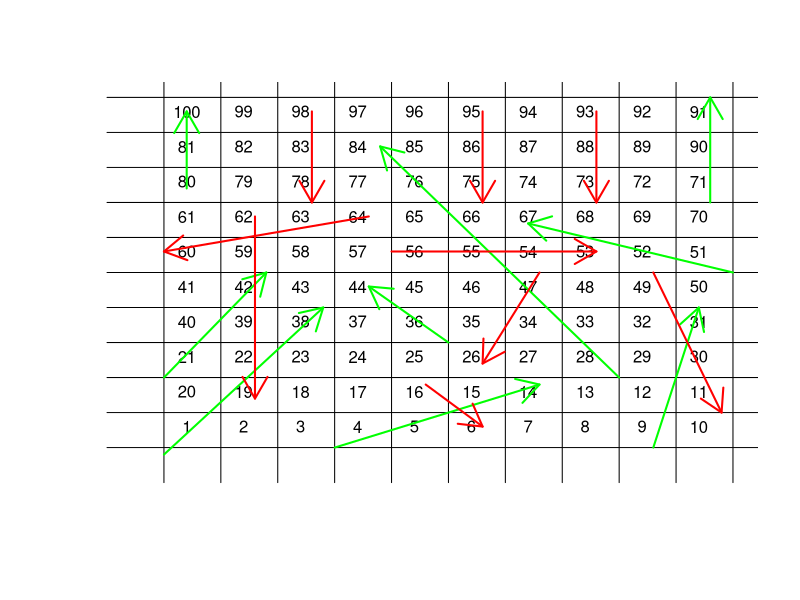
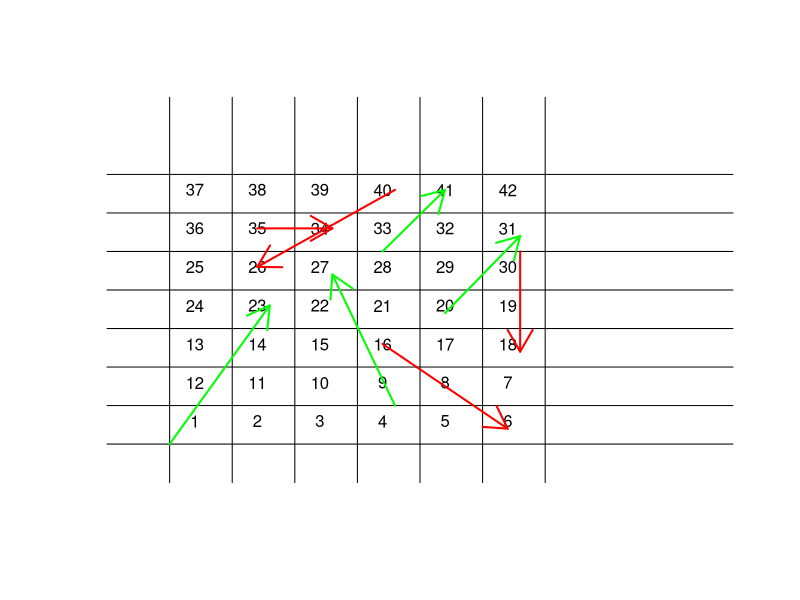

Recreate these plots in R, in order. (Note: this script raises an error after producing the figures.)
# Stats 102A HW 2
## Part 1
Board <- list("nrow" = 10, "ncol" = 10, "Chutes" =  '98, 95, 93, 87, 64, 62, 56, 49, 47, 16',
              "Ladders" = '1, 4, 9, 21, 28, 36, 51, 71, 80', "Start Point" = '1', 
              "End Point" = '100')
Board



## Part 2
show_board <- function(miniboard = FALSE) {
  if(miniboard == FALSE) {
plot.new()
# Vertical Line
plot.window(xlim = c(0, 55), ylim = c(0, 55))
segments(x0 = seq(from = 5, to = 55, by = 5), x1 = seq(from = 5, to = 55, by = 5), 
         y0 = 0, y1 = 100)
# Horizontal Line
segments(x0 = 0, x1 = 100, 
         y0 = seq(from = 5, to = 55, by = 5), y1 = seq(from = 5, to = 55, by = 5))
text(x = seq(from = 7, to = 55, by = 5), y = 8, label = '1':'10')
text(x = seq(from = 7, to = 55, by = 5), y = 13, label = '20':'11')
text(x = seq(from = 7, to = 55, by = 5), y = 18, label = '21':'30')
text(x = seq(from = 7, to = 55, by = 5), y = 23, label = '40':'31')
text(x = seq(from = 7, to = 55, by = 5), y = 28, label = '41':'50')
text(x = seq(from = 7, to = 55, by = 5), y = 33, label = '60':'51')
text(x = seq(from = 7, to = 55, by = 5), y = 38, label = '61':'70')
text(x = seq(from = 7, to = 55, by = 5), y = 43, label = '80':'71')
text(x = seq(from = 7, to = 55, by = 5), y = 48, label = '81':'90')
text(x = seq(from = 7, to = 55, by = 5), y = 53, label = '100':'91')

arrows(x0 = 5, x1 = 19, 
       y0 = 4, y1 = 25, col = 'green', lwd = 2)
arrows(x0 = 20, x1 = 38, 
       y0 = 5, y1 = 14, col = 'green', lwd = 2)
arrows(x0 = 48, x1 = 52, 
       y0 = 5, y1 = 25, col = 'green', lwd = 2)
arrows(x0 = 5, x1 = 14, 
       y0 = 15, y1 = 30, col = 'green', lwd = 2)
arrows(x0 = 45, x1 = 24, 
       y0 = 15, y1 = 48, col = 'green', lwd = 2)
arrows(x0 = 30, x1 = 23, 
       y0 = 20, y1 = 28, col = 'green', lwd = 2)
arrows(x0 = 55, x1 = 37, 
       y0 = 30, y1 = 37, col = 'green', lwd = 2)
arrows(x0 = 53, x1 = 53, 
       y0 = 40, y1 = 55, col = 'green', lwd = 2)
arrows(x0 = 7, x1 = 7, 
       y0 = 42, y1 = 53, col = 'green', lwd = 2)

arrows(x0 = 18, x1 = 18, 
       y0 = 53, y1 = 40, col = 'red', lwd = 2)
arrows(x0 = 33, x1 = 33, 
       y0 = 53, y1 = 40, col = 'red', lwd = 2)
arrows(x0 = 43, x1 = 43, 
       y0 = 53, y1 = 40, col = 'red', lwd = 2)
arrows(x0 = 23, x1 = 5, 
       y0 = 38, y1 = 33, col = 'red', lwd = 2)
arrows(x0 = 13, x1 = 13, 
       y0 = 38, y1 = 12, col = 'red', lwd = 2)
arrows(x0 = 25, x1 = 43, 
       y0 = 33, y1 = 33, col = 'red', lwd = 2)
arrows(x0 = 48, x1 = 54, 
       y0 = 30, y1 = 10, col = 'red', lwd = 2)
arrows(x0 = 38, x1 = 33, 
       y0 = 30, y1 = 17, col = 'red', lwd = 2)
arrows(x0 = 28, x1 = 33, 
       y0 = 14, y1 = 8, col = 'red', lwd = 2)
}
  else {
    plot.new()
    plot.window(xlim = c(0, 50), ylim = c(0, 50))
    segments(x0 = seq(from = 5, to = 35, by = 5), x1 = seq(from = 5, to = 35, by = 5), 
             y0 = 0, y1 = 50)
    segments(x0 = 0, x1 = 50, 
             y0 = seq(from = 5, to = 40, by = 5), y1 = seq(from = 5, to = 40, by = 5))
    text(x = seq(from = 7, to = 35, by = 5), y = 8, label = '1':'6')
    text(x = seq(from = 7, to = 35, by = 5), y = 13, label = '12':'7')
    text(x = seq(from = 7, to = 35, by = 5), y = 18, label = '13':'18')
    text(x = seq(from = 7, to = 35, by = 5), y = 23, label = '24':'19')
    text(x = seq(from = 7, to = 35, by = 5), y = 28, label = '25':'30')
    text(x = seq(from = 7, to = 35, by = 5), y = 33, label = '36':'31')
    text(x = seq(from = 7, to = 35, by = 5), y = 38, label = '37':'42')
    
    arrows(x0 = 5, x1 = 13, 
           y0 = 5, y1 = 23, col = 'green', lwd = 2)
    arrows(x0 = 23, x1 = 18, 
           y0 = 10, y1 = 27, col = 'green', lwd = 2)
    arrows(x0 = 27, x1 = 33, 
           y0 = 22, y1 = 32, col = 'green', lwd = 2)
    arrows(x0 = 22, x1 = 27, 
           y0 = 30, y1 = 38, col = 'green', lwd = 2)
    
    arrows(x0 = 22, x1 = 32, 
           y0 = 18, y1 = 7, col = 'red', lwd = 2)
    arrows(x0 = 33, x1 = 33, 
           y0 = 30, y1 = 17, col = 'red', lwd = 2)
    arrows(x0 = 12, x1 = 18, 
           y0 = 33, y1 = 33, col = 'red', lwd = 2)
    arrows(x0 = 23, x1 = 12, 
           y0 = 38, y1 = 28, col = 'red', lwd = 2)
}
}

## TEST!!!!!!!!
show_board()



# Part 3
## Miniboard is done with TRUE!
show_board(miniboard = TRUE)



# Part 4
## For Ladders
func1 <- function(newposition) {
  Ladders <- rbind(c(1, 38), c(4, 14), c(9, 31), c(21, 42), c(28, 84), c(36, 44), 
                   c(51, 67), c(71, 91), c(80, 100))
  if(any(Ladders[, 1]) == newposition) {
    row1 <- Ladders[Ladders[,1] == 1]
    newval1 <- row1[2]
  }
  else {
    newval1 <- newposition
  }
  newval1
}

## For Chutes
func2 <- function(newposition) {
  Chutes <- rbind(c(98, 78), c(95, 75), c(93, 73),c(64, 60), c(62, 19), c(56, 53), 
                  c(49, 11), c(47, 26), c(16, 6))
  if(any(Chutes[, 1]) == newposition) {
    row2 <- Chutes[Chutes[,1] == 1]
    newval2 <- row2[2]
  }
  else {
    newval2 <- newposition
  }
  newval2
}

##GAME!
play_solo <- function(x, verbose) {
  # Using by rows for our Chutes or Ladders
  # c("land on", "moved to")
  # Possibly separate Chutes and Ladders
  Ladders <- rbind(c(1, 38), c(4, 14), c(9, 31), c(21, 42), c(28, 84), c(36, 44), 
                   c(51, 67), c(71, 91), c(80, 100))
  Chutes <- rbind(c(98, 78), c(95, 75), c(93, 73),c(64, 60), c(62, 19), c(56, 53), 
                  c(49, 11), c(47, 26), c(16, 6))
  
  newposition <- 0
  oldposition <- 0
  possiblemove <- 0
  turns <- 0
  moves <- 0
  ladders_tally <- 0
  chutes_tally <- 0
  
  if(verbose == TRUE) {
  
    while(all(oldposition < 100)) {
    cat("Turns:", turns + 1, "\n")
    cat("Started at:", oldposition, "\n")
    spin <- sample(1:6, 1)
    cat("Spin Landed On:", spin, "\n")
    possiblemove <- (oldposition + spin)
    if(possiblemove > 100) {
      while(possiblemove > 100) {
        cat("The number is over 100! \n", "Spin Again Please! \n")
        spin <- sample(1:6, 1)
        possiblemove <- oldposition + spin
      }
    }
    newposition <- possiblemove
    temp1 <- newposition
    newposition <- func1(newposition)
    if(temp1 != newposition && temp1 < newposition) {
      ladders_tally <- ladders_tally + 1
      cat("LADDERS!", "\n")
    }
    newposition <- func2(newposition)
    if(temp1 != newposition && temp1 > newposition) {
      chutes_tally <- chutes_tally + 1
      cat("CHUTES!", "\n")
    }
    oldposition <- newposition
    oldposition
    turns <- turns + 1
    cat("Ended at:", oldposition, "\n")
    moves <- append(moves, oldposition)
    cat("\n")
  }
  oldposition
  cat("YOU WIN after", turns, "Turns \n")
  cat("MOVES DONE:", moves, "\n")
  cat("Number of Ladders Done:", ladders_tally, "\n")
  cat("Number of Chutes Done:", chutes_tally, "\n")
  }
  else {
    while(all(oldposition < 100)) {
      spin <- sample(1:6, 1)
      possiblemove <- (oldposition + spin)
      if(possiblemove > 100) {
        while(possiblemove > 100) {
          spin <- sample(1:6, 1)
          possiblemove <- oldposition + spin
        }
      }
      newposition <- possiblemove
      temp1 <- newposition
      newposition <- func1(newposition)
      if(temp1 != newposition && temp1 < newposition) {
        ladders_tally <- ladders_tally + 1
      }
      newposition <- func2(newposition)
      if(temp1 != newposition && temp1 > newposition) {
        chutes_tally <- chutes_tally + 1
      }
      oldposition <- newposition
      oldposition
      turns <- turns + 1
      moves <- append(moves, oldposition)
    }
    oldposition
    cat("YOU WIN after", turns, "Turns \n")
  }
}



## TEST!!!!!!!!!!!
play_solo(player1, verbose = FALSE)



## Set up for board!
y <- matrix(nrow = 10, ncol = 10, byrow = TRUE, 100:1)
y
for(row in 1:10) {
  if(row %% 2 == 0) {
  y[row,] <- rev(y[row,])
  }  
}
y



## SPINNER
spin <- sample(1:6, 1)
spin



## Transition
Ladders <- rbind(c(1, 38), c(4, 14), c(9, 31), c(21, 42), c(28, 84), c(36, 44), 
                 c(51, 67), c(71, 91), c(80, 100))
Chutes <- rbind(c(98, 78), c(95, 75), c(93, 73),c(64, 60), c(62, 19), c(56, 53), 
                c(49, 11), c(47, 26), c(16, 6))
Ladders
row <- Ladders[Ladders[,1] == 71]
row[2]



## Game to 100 Exactly (OUTSIDE OF FUNCTION)
newposition <- 0
oldposition <- 0
possiblemove <- 0
turns <- 0
moves <- 0
ladders_tally <- 0
chutes_tally <- 0

while(all(oldposition < 100)) {
  cat("Turns:", turns + 1, "\n")
  cat("Started at:", oldposition, "\n")
  spin <- sample(1:6, 1)
  cat("Spin Landed On:", spin, "\n")
  possiblemove <- (oldposition + spin)
  if(possiblemove > 100) {
    while(possiblemove > 100) {
      cat("The number is over 100! \n", "Spin Again Please! \n")
      spin <- sample(1:6, 1)
      possiblemove <- oldposition + spin
    }
  }
  newposition <- possiblemove
  temp1 <- newposition
  newposition <- func1(newposition)
  if(temp1 != newposition && temp1 < newposition) {
    ladders_tally <- ladders_tally + 1
    cat("LADDERS!", "\n")
  }
  newposition <- func2(newposition)
  if(temp1 != newposition && temp1 > newposition) {
    chutes_tally <- chutes_tally + 1
    cat("CHUTES!", "\n")
  }
  oldposition <- newposition
  oldposition
  turns <- turns + 1
  cat("Ended at:", oldposition, "\n")
  moves <- append(moves, oldposition)
  cat("\n")
}
oldposition
cat("YOU WIN after", turns, "Turns \n")
cat("MOVES DONE:", moves, "\n")
cat("Number of Ladders Done:", ladders_tally, "\n")
cat("Number of Chutes Done:", chutes_tally, "\n")




# Part 5
replicate(10000, play_solo())

## 5a)
length(moves)
hist(moves, breaks = 50, rep(moves, 10000))

## 5b)
### I know it'll take about 7 turns for the minimum. I just can't figure out how to 
### code for the minimum number of turns due to my turn count being inside my while 
### loops.

## 5c)
max(moves, rep(moves, 10000))

## 5d)
median(moves, rep(moves, 10000))

## 5e)
mean(moves, trim = 0.5, rep(moves, 10000))

## 5f)
if(length(moves) > 100) {
  moves
}

## 5g)
if(length(moves) < 10) {
  moves
}

## 5h)
### Not quite sure how to do this one.

## 5i)
barplot(Chutes, xlab = "Chutes", ylab = "Frequency of Chutes")

## 5j)
barplot(Ladders, xlab = "Ladders", ylab = "Frequency of Ladders")